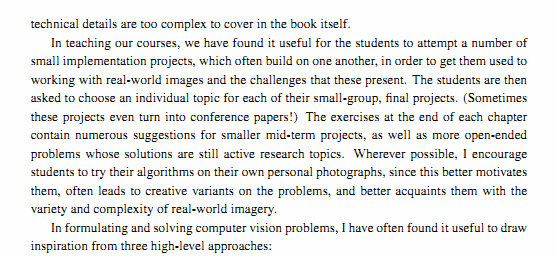
#> input picture Project 2/01_document_cleanup_ocr/data/imageTextN.png, 556 x 257 px
$ python -i preprocessing.py   (imports and definitions only)
#> lines starting #> are read from the running program, lines starting #| are printed output that depends on the picture; after the words box and inside, x2 and y2 are one past the last pixel; in counts of white or black regions, pixels touching at a corner belong together
"""Small, explicit OpenCV preprocessing operations for document images."""

from __future__ import annotations

from pathlib import Path
from typing import Dict

import cv2
import numpy as np


def read_image(path: Path | str) -> np.ndarray:
    image = cv2.imread(str(path))
    if image is None:
        raise FileNotFoundError(f"Could not read image: {path}")
    return image


def to_grayscale(image: np.ndarray) -> np.ndarray:
    return image if image.ndim == 2 else cv2.cvtColor(image, cv2.COLOR_BGR2GRAY)


def denoise(gray: np.ndarray) -> np.ndarray:
    """Remove small noise while preserving character edges."""
    return cv2.bilateralFilter(gray, d=7, sigmaColor=35, sigmaSpace=35)


def binarize(gray: np.ndarray, method: str = "otsu") -> np.ndarray:
    if method == "otsu":
        return cv2.threshold(gray, 0, 255, cv2.THRESH_BINARY + cv2.THRESH_OTSU)[1]
    if method == "adaptive":
        return cv2.adaptiveThreshold(
            gray, 255, cv2.ADAPTIVE_THRESH_GAUSSIAN_C,
            cv2.THRESH_BINARY, 31, 15,
        )
    raise ValueError("method must be 'otsu' or 'adaptive'")


def estimate_skew(binary: np.ndarray) -> float:
    """Estimate text skew in degrees from foreground pixel coordinates."""
    foreground = np.column_stack(np.where(binary < 128))
    if len(foreground) < 20:
        return 0.0
    angle = cv2.minAreaRect(foreground[:, ::-1].astype(np.float32))[-1]
    return -(90 + angle) if angle < -45 else -angle


def rotate(image: np.ndarray, angle: float) -> np.ndarray:
    height, width = image.shape[:2]
    matrix = cv2.getRotationMatrix2D((width / 2, height / 2), angle, 1.0)
    return cv2.warpAffine(
        image, matrix, (width, height), flags=cv2.INTER_CUBIC,
        borderMode=cv2.BORDER_CONSTANT, borderValue=255,
    )


def deskew(binary: np.ndarray) -> tuple[np.ndarray, float]:
    angle = estimate_skew(binary)
    return rotate(binary, angle), angle


def clean_document(
    image: np.ndarray, threshold: str = "otsu", do_deskew: bool = True
) -> tuple[np.ndarray, Dict[str, np.ndarray], float]:
    """Return final image, intermediate stages, and applied deskew angle."""
    gray = to_grayscale(image)
    smooth = denoise(gray)
    binary = binarize(smooth, threshold)
    final, angle = deskew(binary) if do_deskew else (binary, 0.0)
    stages = {"01_gray": gray, "02_denoised": smooth, "03_binary": binary,
              "04_deskewed": final}
    return final, stages, angle


def four_point_transform(image: np.ndarray, points: np.ndarray) -> np.ndarray:
    """Rectify a page from four corner points in any order."""
    pts = np.asarray(points, dtype=np.float32)
    if pts.shape != (4, 2):
        raise ValueError("points must have shape (4, 2)")
    ordered = np.zeros((4, 2), dtype=np.float32)
    sums, diffs = pts.sum(axis=1), np.diff(pts, axis=1).ravel()
    ordered[0], ordered[2] = pts[np.argmin(sums)], pts[np.argmax(sums)]
    ordered[1], ordered[3] = pts[np.argmin(diffs)], pts[np.argmax(diffs)]
    top_left, top_right, bottom_right, bottom_left = ordered
    width = int(max(np.linalg.norm(bottom_right - bottom_left),
                    np.linalg.norm(top_right - top_left)))
    height = int(max(np.linalg.norm(top_right - bottom_right),
                     np.linalg.norm(top_left - bottom_left)))
    destination = np.array(
        [[0, 0], [width - 1, 0], [width - 1, height - 1], [0, height - 1]],
        dtype=np.float32,
    )
    matrix = cv2.getPerspectiveTransform(ordered, destination)
    return cv2.warpPerspective(image, matrix, (width, height))

>>> import cv2
>>> picture = cv2.imread('../01_document_cleanup_ocr/data/imageTextN.png')
#> picture is the input picture: shape (257, 556, 3); mean B, G, R 232.5, 232.8, 232.6
>>> result = clean_document(picture)
#> in to_grayscale, `return image if image.ndim == 2 else cv2.cvtColor(image, cv2.COLOR_BGR..`:
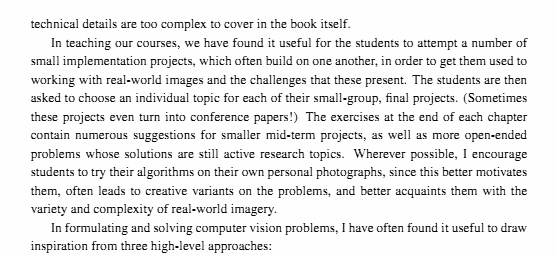
#> returned value: shape (257, 556); min 2, max 254, mean 232.7
#> in binarize, `return cv2.threshold(gray, 0, 255, cv2.THRESH_BINARY + cv2.THRESH_OTSU..`:
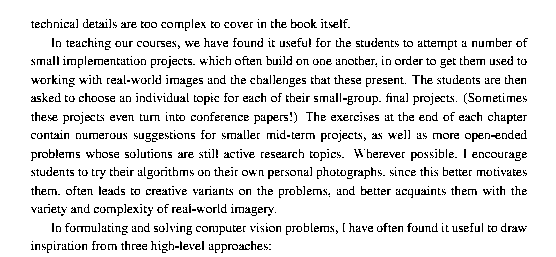
#> returned value: shape (257, 556); 89.7% white; black in thin lines or dots, all inside (x1, y1, x2, y2) = (31, 19, 528, 253)
#> in estimate_skew, `foreground = np.column_stack(np.where(binary < 128))`: foreground = 14761 pairs, first value 19 to 252, second value 31 to 527
#> in estimate_skew, `angle = cv2.minAreaRect(foreground[:, ::-1].astype(np.float32))[-1]`: angle = -90
#> in deskew, `angle = estimate_skew(binary)`: angle = 0
#> in rotate, `matrix = cv2.getRotationMatrix2D((width / 2, height / 2), angle, 1.0)`: matrix = [[1, 0, 0], [0, 1, 0]]
#> in clean_document, `final, angle = deskew(binary) if do_deskew else (binary, 0.0)`: angle = 0
